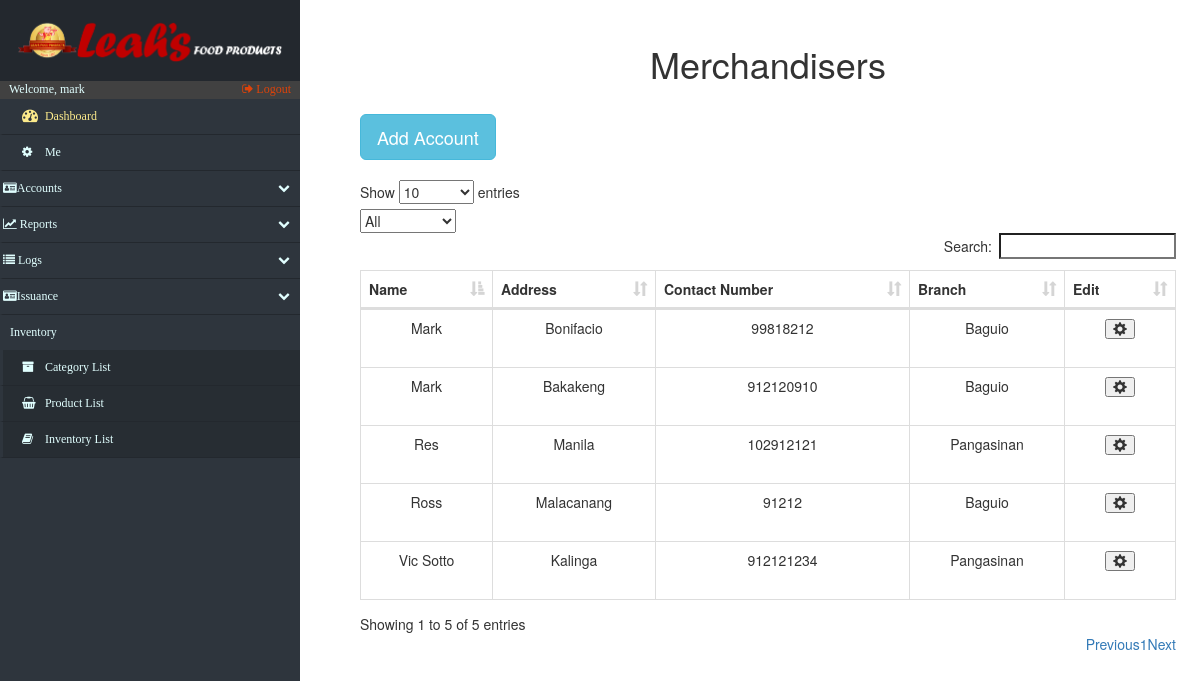
/accounts_Merchandiser.php (signed in), run on an earlier commit of the app's database.
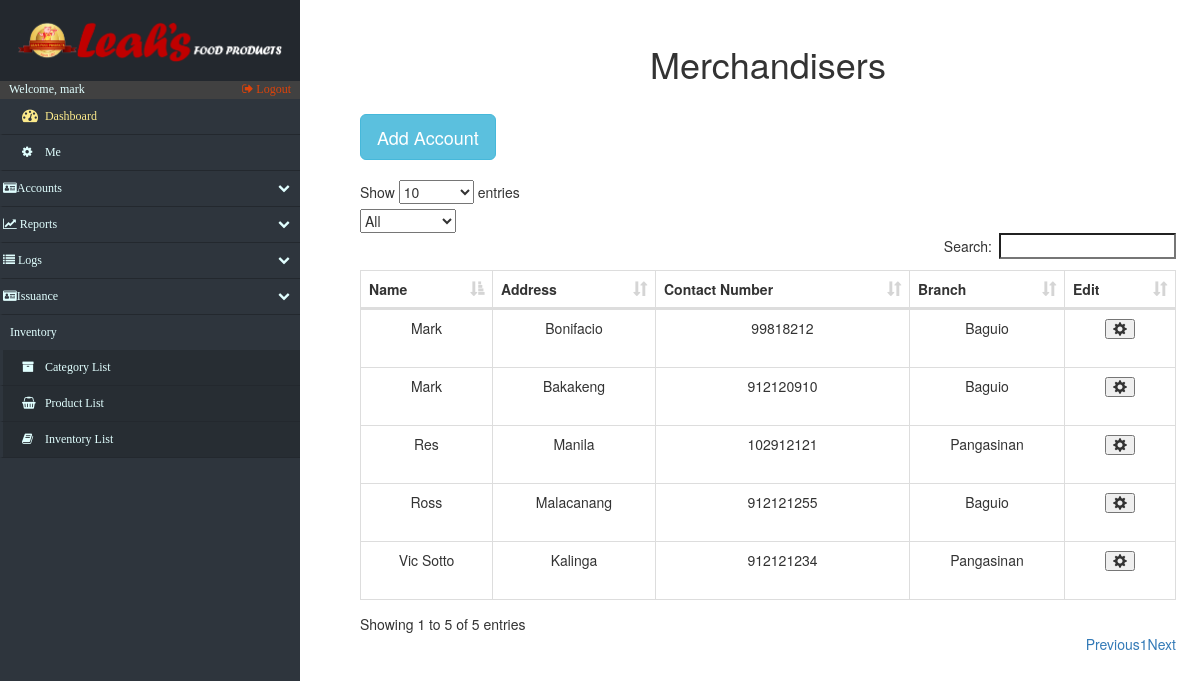
And on a later commit of the database.
### tables this page shows
CREATE TABLE `merchandiser` (
  `m_id` int(15) NOT NULL,
  `m_name` varchar(25) NOT NULL,
  `m_contact_number` int(25) NOT NULL,
  `m_address` varchar(50) NOT NULL,
  `m_branch` varchar(10) NOT NULL
);

### accounts_Merchandiser.php (the view, shortened to what the changed rows need)
<!DOCTYPE html>
<html lang="en">
<head>
    <?php include('fragments/config.php') ?>
    <link rel="stylesheet" href="https://maxcdn.bootstrapcdn.com/bootstrap/3.3.7/css/bootstrap.min.css">
    <link href="src/css/datatables.css" rel="stylesheet">
    <link href="//maxcdn.bootstrapcdn.com/font-awesome/4.2.0/css/font-awesome.min.css" rel="stylesheet">
    <link href="src/css/sidebar.css" rel="stylesheet">
    <link href="src/css/custom.css" rel="stylesheet">
</head>
<body>
    <div id="page-content-wrapper">
        <div class="containers">
            <table class="table table-striped table-bordered">
                <h1 align="center">Merchandisers</h1>
            </table>
            <?php
							$retrieve = ("SELECT * FROM merchandiser ");
							$results = mysqli_query($db, $retrieve);
						?>
                <div id="mainContainer">
                <table id="datatables" class="table table-hover table-bordered dataTable" cellspacing="0" width="100%" role="grid" aria-describedby="myTable_info" style="width: 100%;">
                    <thead>
                        <tr>
                            <th>Name</th>
                            <th>Address</th>
                            <th>Contact Number</th>
							<th>Branch</th>
                            <th>Edit</th>
                        </tr>
                    </thead>
                    <tbody>
                        <?php
							foreach ($results as $data):
						?>
                            <tr>
								<?php
									$individual_acc_id=$data["m_id"];
                                ?>
                                <td data-title="user_name">
                                    <?php echo $data["m_name"]; ?>
                                </td>
                                <td data-title="mail">
                                    <?php echo $data["m_address"]; ?>
                                </td>
                                <td data-title="cno">
                                    <?php echo $data["m_contact_number"]; ?>
                                </td>
								 <td data-title="branch">
                                    <?php echo $data["m_branch"]; ?>
                                </td>
								<td data-title="edit">
                                        <table class="table table-striped table-bordered">
                                            <button type="button" class="glyphicon glyphicon-cog" onclick="refresh()" data-toggle="modal" aria-hidden="true" data-target="#<?php echo $individual_acc_id;?>"></button>
                                        </table>
                                </td>
                            </tr>
                            <?php
							endforeach;
						?>
                    </tbody>
                </table>
        </div>
    </div>
    </div>
</body>
</html>

What changed in the data, as far as the page shows it:
changed merchandiser "Ross": m_contact_number "91212" → "912121255"
